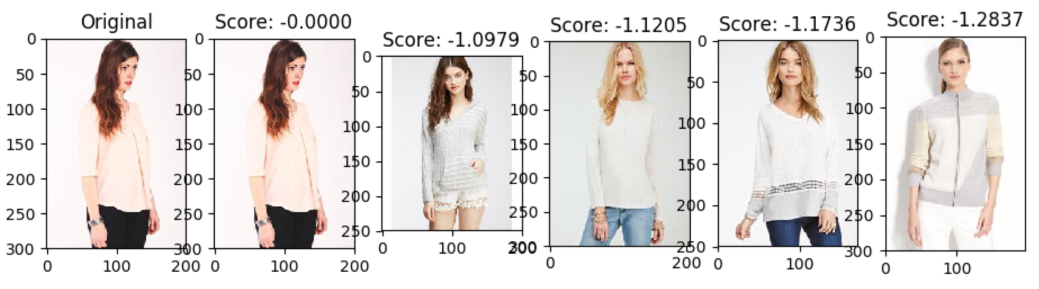
#> input picture paperasli.png, 2077 x 577 px, given in place of 01_1_front.jpg, which was not available (shown at 1/2 size)
$ jupyter execute --allow-errors image_processing.ipynb   (older library calls are emulated)   (text cells are left out)
#> lines starting #> are read from the running program, lines starting #| are printed output that depends on the picture; after the words box and inside, x2 and y2 are one past the last pixel; in counts of white or black regions, pixels touching at a corner belong together; pictures that were not available may be replaced by others from this repository, and a replacement may not be noted
[cell 1]
import zipfile

local_zip = '/content/drive/MyDrive/Data/DeepFashion/In-shop Clothes Retrieval Benchmark/Img/img.zip'
#> (the rest of this cell did not finish here and is left out)

[cell 2]
from skimage.exposure import rescale_intensity
import matplotlib.pyplot as plt
import numpy as np
import argparse
import cv2

[cell 3]
def plt_imshow(title, image):
	# convert the image frame BGR to RGB color space and display it
	image = cv2.cvtColor(image, cv2.COLOR_BGR2RGB)
	plt.imshow(image)
	plt.title(title)
	plt.grid(False)
	plt.show()

[cell 4]
# since we are using Jupyter Notebooks we can replace our argument
# parsing code with *hard coded* arguments and values
args = {
	"image": "/content/img/WOMEN/Sweaters/id_00000014/01_1_front.jpg",
  "image2": "/content/img/WOMEN/Sweaters/id_00000014/01_2_side.jpg",
  "image3": "/content/img/WOMEN/Sweaters/id_00000014/01_3_back.jpg",
  "image4": "/content/img/WOMEN/Sweaters/id_00000014/01_4_full.jpg",
  "image5": "/content/img/WOMEN/Sweaters/id_00000018/02_1_front.jpg",
  "image6": "/content/img/WOMEN/Sweaters/id_00000018/02_3_back.jpg",
  "image7": "/content/img/WOMEN/Sweaters/id_00000018/02_7_additional.jpg",
  "image8": "/content/img/WOMEN/Sweaters/id_00000039/03_1_front.jpg",
  "scharr": 0
}

[cell 5]
# load the image and display it
image = cv2.imread(args["image"])
#> image is the input picture: shape (577, 2077, 3); mean B, G, R 220.6, 222.6, 227
plt_imshow("Image", image)

# convert the image to grayscale and blur it slightly
gray = cv2.cvtColor(image, cv2.COLOR_BGR2GRAY)
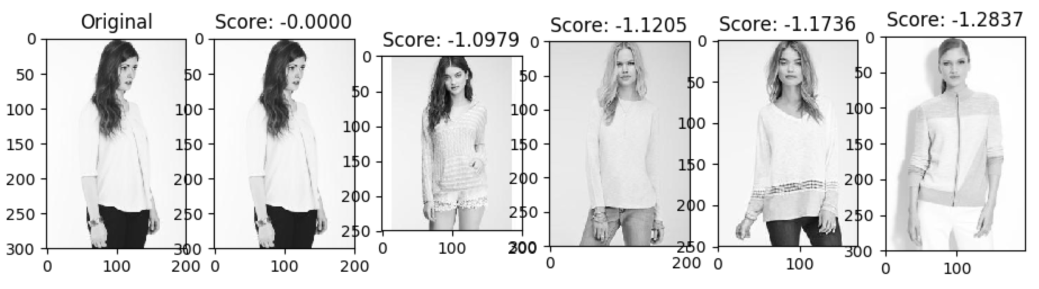
#> gray: shape (577, 2077) (shown at 1/2 size); min 0, max 255, mean 223.7
blurred = cv2.GaussianBlur(gray, (7, 7), 0)

[cell 6]
# apply simple thresholding with a hardcoded threshold value
(T, threshInv) = cv2.threshold(blurred, 230, 255,
	cv2.THRESH_BINARY_INV)
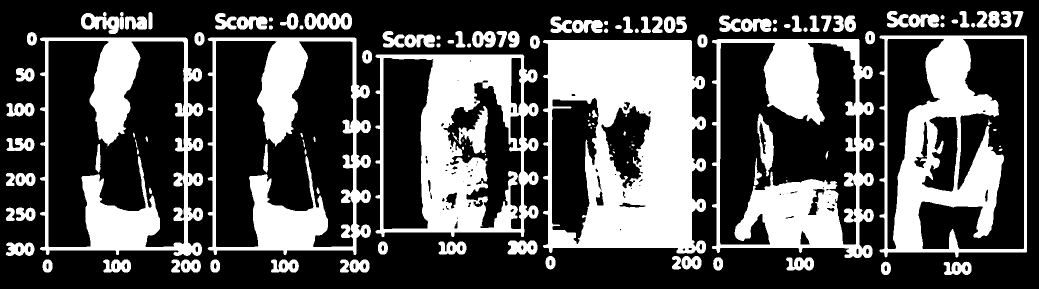
#> threshInv: shape (577, 2077) (shown at 1/2 size); 32.7% white; 141 white regions (26 under 20 px), largest, box (x1, y1, x2, y2) and area: (1086, 80, 1412, 507) 93810, (751, 109, 1077, 474) 53145, (1759, 71, 2054, 515) 52463
plt_imshow("Simple Thresholding", threshInv)

[cell 7]
# apply Otsu's automatic thresholding
(T, threshInv) = cv2.threshold(blurred, 0, 255,
	cv2.THRESH_BINARY_INV | cv2.THRESH_OTSU)
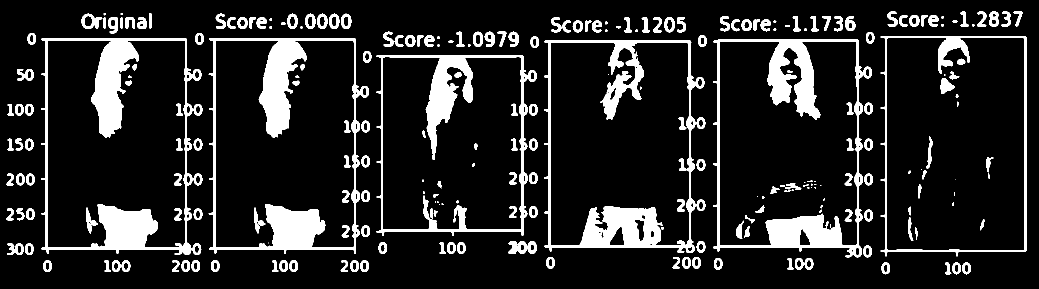
#> threshInv: shape (577, 2077) (shown at 1/2 size); 13.6% white; 251 white regions (32 under 20 px), largest, box (x1, y1, x2, y2) and area: (417, 77, 738, 508) 25025, (82, 77, 403, 510) 24919, (1426, 79, 1744, 515) 23401
#> T = 177
plt_imshow("Otsu Thresholding", threshInv)

[cell 8]
# instead of manually specifying the threshold value, we can use
# adaptive thresholding to examine neighborhoods of pixels and
# adaptively threshold each neighborhood
thresh = cv2.adaptiveThreshold(blurred, 255,
	cv2.ADAPTIVE_THRESH_MEAN_C, cv2.THRESH_BINARY_INV, 21, 10)
#> thresh: shape (577, 2077); 13% white; 408 white regions (83 under 20 px), largest, box (x1, y1, x2, y2) and area: (80, 76, 403, 511) 17284, (415, 76, 739, 510) 16716, (1424, 78, 1745, 516) 15600
plt_imshow("Mean Adaptive Thresholding", thresh)

[cell 9]
# perform adaptive thresholding again, this time using a Gaussian
# weighting versus a simple mean to compute our local threshold
# value
thresh = cv2.adaptiveThreshold(blurred, 255,
	cv2.ADAPTIVE_THRESH_GAUSSIAN_C, cv2.THRESH_BINARY_INV, 21, 4)
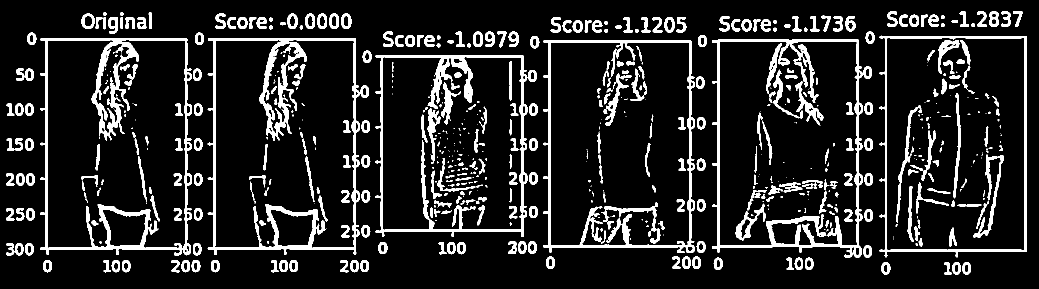
#> thresh: shape (577, 2077) (shown at 1/2 size); 12.7% white; 635 white regions (250 under 20 px), largest, box (x1, y1, x2, y2) and area: (80, 76, 384, 511) 16010, (415, 76, 720, 510) 15848, (1424, 79, 1726, 515) 12889
plt_imshow("Gaussian Adaptive Thresholding", thresh)

[cell 10]
# load the image, convert it to grayscale, and blur it slightly
image = cv2.imread(args["image2"])
gray = cv2.cvtColor(image, cv2.COLOR_BGR2GRAY)
blurred = cv2.GaussianBlur(gray, (5, 5), 0)

# show the original and blurred images
plt_imshow("Original", image)
plt_imshow("Blurred", blurred)

[cell 11]
# compute a "wide", "mid-range", and "tight" threshold for the edges
# using the Canny edge detector
wide = cv2.Canny(blurred, 10, 200)
#> wide: shape (577, 2077); 4.2% white in thin lines or dots, all inside (x1, y1, x2, y2) = (13, 23, 2053, 549)
mid = cv2.Canny(blurred, 30, 150)
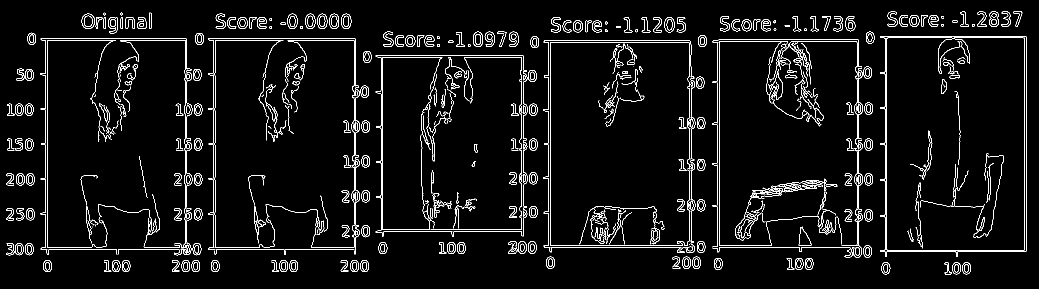
#> mid: shape (577, 2077) (shown at 1/2 size); 4.5% white in thin lines or dots, all inside (x1, y1, x2, y2) = (13, 23, 2053, 549)
tight = cv2.Canny(blurred, 240, 250)
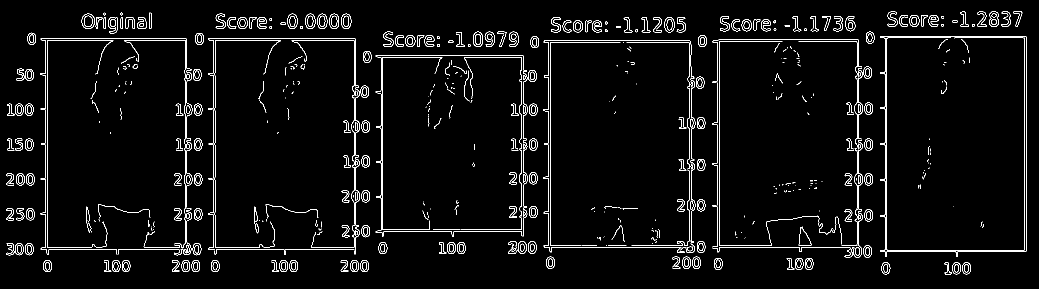
#> tight: shape (577, 2077) (shown at 1/2 size); 3.5% white in thin lines or dots, all inside (x1, y1, x2, y2) = (13, 23, 2053, 549)

# show the output Canny edge maps
plt_imshow("Wide Edge Map", wide)
plt_imshow("Mid Edge Map", mid)
plt_imshow("Tight Edge Map", tight)

[cell 12]
# load the original image and show it
image = cv2.imread(args["image3"])
#> (the rest of this cell did not finish here and is left out)

#> (a cell that did not finish here is left out)

#> (a cell that did not finish here is left out)

#> (a cell that did not finish here is left out)

[cell 16]
def convolve(image, kernel):
	# grab the spatial dimensions of the image, along with
	# the spatial dimensions of the kernel
	(iH, iW) = image.shape[:2]
	(kH, kW) = kernel.shape[:2]

	# allocate memory for the output image, taking care to
	# "pad" the borders of the input image so the spatial
	# size (i.e., width and height) are not reduced
	pad = (kW - 1) // 2
	image = cv2.copyMakeBorder(image, pad, pad, pad, pad,
		cv2.BORDER_REPLICATE)
	output = np.zeros((iH, iW), dtype="float32")

	# loop over the input image, "sliding" the kernel across
	# each (x, y)-coordinate from left-to-right and top to
	# bottom
	for y in np.arange(pad, iH + pad):
		for x in np.arange(pad, iW + pad):
			# extract the ROI of the image by extracting the
			# *center* region of the current (x, y)-coordinates
			# dimensions
			roi = image[y - pad:y + pad + 1, x - pad:x + pad + 1]

			# perform the actual convolution by taking the
			# element-wise multiplicate between the ROI and
			# the kernel, then summing the matrix
			k = (roi * kernel).sum()

			# store the convolved value in the output (x,y)-
			# coordinate of the output image
			output[y - pad, x - pad] = k

	# rescale the output image to be in the range [0, 255]
	output = rescale_intensity(output, in_range=(0, 255))
	output = (output * 255).astype("uint8")

	# return the output image
	return output

[cell 17]
# construct average blurring kernels used to smooth an image
smallBlur = np.ones((7, 7), dtype="float") * (1.0 / (7 * 7))
largeBlur = np.ones((21, 21), dtype="float") * (1.0 / (21 * 21))

# construct a sharpening filter
sharpen = np.array((
	[0, -1, 0],
	[-1, 5, -1],
	[0, -1, 0]), dtype="int")

[cell 18]
# construct the Laplacian kernel used to detect edge-like
# regions of an image
laplacian = np.array((
	[0, 1, 0],
	[1, -4, 1],
	[0, 1, 0]), dtype="int")

# construct the Sobel x-axis kernel
sobelX = np.array((
	[-1, 0, 1],
	[-2, 0, 2],
	[-1, 0, 1]), dtype="int")

# construct the Sobel y-axis kernel
sobelY = np.array((
	[-1, -2, -1],
	[0, 0, 0],
	[1, 2, 1]), dtype="int")

[cell 19]
# construct the kernel bank, a list of kernels we're going
# to apply using both our custom `convole` function and
# OpenCV's `filter2D` function
kernelBank = (
	("small_blur", smallBlur),
	("large_blur", largeBlur),
	("sharpen", sharpen),
	("laplacian", laplacian),
	("sobel_x", sobelX),
	("sobel_y", sobelY)
)

[cell 20]
# load the input image and convert it to grayscale
image = cv2.imread(args["image4"])
#> (the rest of this cell did not finish here and is left out)

[cell 21]
# load the image, convert it to grayscale, and display the original
# grayscale image
image = cv2.imread(args["image5"])
#> (the rest of this cell did not finish here and is left out)

[cell 22]
# set the kernel size, depending on whether we are using the Sobel
# operator of the Scharr operator, then compute the gradients along
# the x and y axis, respectively
ksize = -1 if args["scharr"] > 0 else 3
gX = cv2.Sobel(gray, ddepth=cv2.CV_32F, dx=1, dy=0, ksize=ksize)
gY = cv2.Sobel(gray, ddepth=cv2.CV_32F, dx=0, dy=1, ksize=ksize)
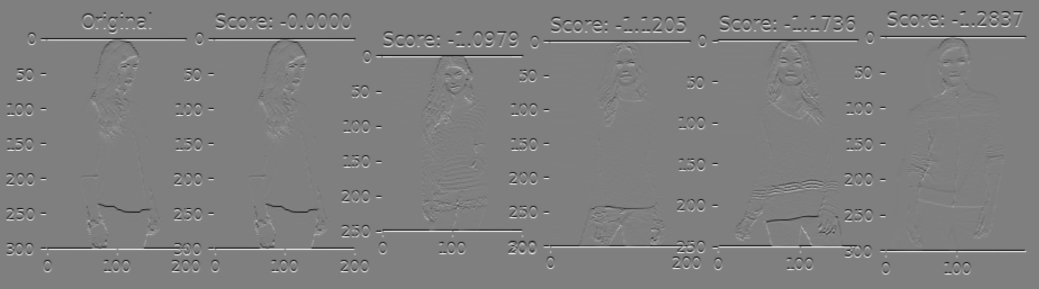
#> gY: shape (577, 2077) float32 (shown at 1/2 size); min -908, max 908, mean 0; drawn with min black and max white

# the gradient magnitude images are now of the floating point data
# type, so we need to take care to convert them back a to unsigned
# 8-bit integer representation so other OpenCV functions can operate
# on them and visualize them
gX = cv2.convertScaleAbs(gX)
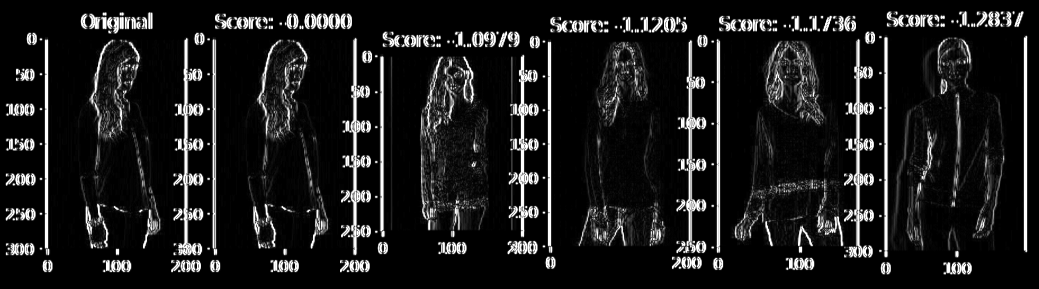
#> gX: shape (577, 2077) (shown at 1/2 size); min 0, max 255, mean 26.9
gY = cv2.convertScaleAbs(gY)
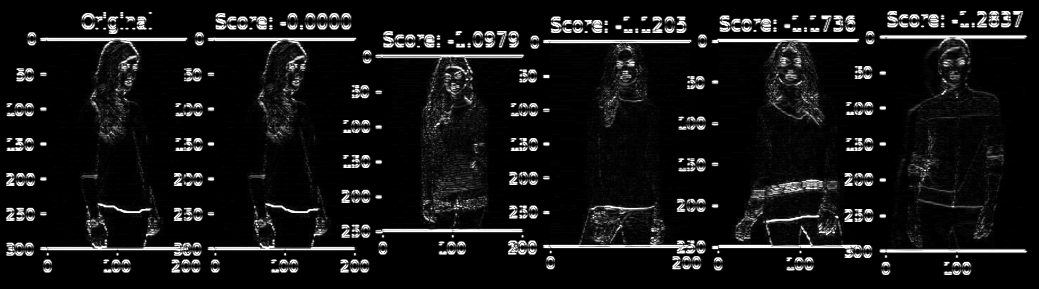
#> gY: shape (577, 2077) (shown at 1/2 size); min 0, max 255, mean 20.6

# combine the gradient representations into a single image
combined = cv2.addWeighted(gX, 0.5, gY, 0.5, 0)
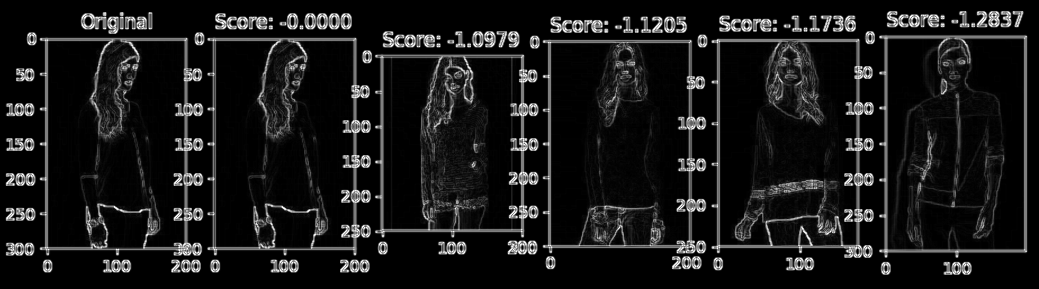
#> combined: shape (577, 2077) (shown at 1/2 size); min 0, max 255, mean 23.7

# show our output images
plt_imshow("Sobel/Scharr X", gX)
plt_imshow("Sobel/Scharr Y", gY)
plt_imshow("Sobel/Scharr Combined", combined)
